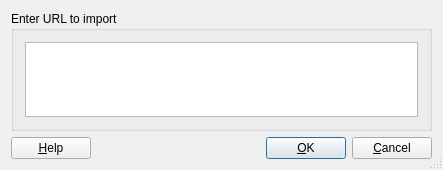
<?xml version="1.0" encoding="UTF-8"?>
<ui version="4.0">
 <class>URLDialogBA</class>
 <widget class="QDialog" name="URLDialogBA">
  <property name="geometry">
   <rect>
    <x>0</x>
    <y>0</y>
    <width>443</width>
    <height>170</height>
   </rect>
  </property>
  <property name="windowTitle">
   <string>Import URL</string>
  </property>
  <property name="sizeGripEnabled">
   <bool>true</bool>
  </property>
  <layout class="QGridLayout">
   <item row="1" column="0">
    <layout class="QHBoxLayout">
     <property name="spacing">
      <number>6</number>
     </property>
     <property name="margin">
      <number>0</number>
     </property>
     <item>
      <widget class="QPushButton" name="buttonHelp">
       <property name="text">
        <string>&amp;Help</string>
       </property>
       <property name="shortcut">
        <string>F1</string>
       </property>
       <property name="autoDefault">
        <bool>true</bool>
       </property>
      </widget>
     </item>
     <item>
      <spacer name="Horizontal Spacing2">
       <property name="orientation">
        <enum>Qt::Horizontal</enum>
       </property>
       <property name="sizeType">
        <enum>QSizePolicy::Expanding</enum>
       </property>
       <property name="sizeHint" stdset="0">
        <size>
         <width>20</width>
         <height>20</height>
        </size>
       </property>
      </spacer>
     </item>
     <item>
      <widget class="QPushButton" name="buttonOk">
       <property name="text">
        <string>&amp;OK</string>
       </property>
       <property name="shortcut">
        <string/>
       </property>
       <property name="autoDefault">
        <bool>true</bool>
       </property>
       <property name="default">
        <bool>true</bool>
       </property>
      </widget>
     </item>
     <item>
      <widget class="QPushButton" name="buttonCancel">
       <property name="text">
        <string>&amp;Cancel</string>
       </property>
       <property name="shortcut">
        <string/>
       </property>
       <property name="autoDefault">
        <bool>true</bool>
       </property>
      </widget>
     </item>
    </layout>
   </item>
   <item row="0" column="0">
    <widget class="QGroupBox" name="groupBox1">
     <property name="title">
      <string>Enter URL to import</string>
     </property>
     <layout class="QGridLayout">
      <item row="0" column="0">
       <widget class="QTextEdit" name="URLTextEdit">
        <property name="text" stdset="0">
         <string/>
        </property>
       </widget>
      </item>
     </layout>
    </widget>
   </item>
  </layout>
 </widget>
 <layoutdefault spacing="6" margin="11"/>
 <resources/>
 <connections>
  <connection>
   <sender>buttonOk</sender>
   <signal>clicked()</signal>
   <receiver>URLDialogBA</receiver>
   <slot>ok_slot()</slot>
   <hints>
    <hint type="sourcelabel">
     <x>20</x>
     <y>20</y>
    </hint>
    <hint type="destinationlabel">
     <x>20</x>
     <y>20</y>
    </hint>
   </hints>
  </connection>
  <connection>
   <sender>buttonCancel</sender>
   <signal>clicked()</signal>
   <receiver>URLDialogBA</receiver>
   <slot>reject()</slot>
   <hints>
    <hint type="sourcelabel">
     <x>20</x>
     <y>20</y>
    </hint>
    <hint type="destinationlabel">
     <x>20</x>
     <y>20</y>
    </hint>
   </hints>
  </connection>
  <connection>
   <sender>buttonHelp</sender>
   <signal>clicked()</signal>
   <receiver>URLDialogBA</receiver>
   <slot>help_slot()</slot>
   <hints>
    <hint type="sourcelabel">
     <x>20</x>
     <y>20</y>
    </hint>
    <hint type="destinationlabel">
     <x>20</x>
     <y>20</y>
    </hint>
   </hints>
  </connection>
 </connections>
</ui>
